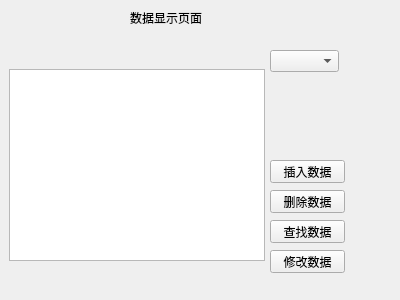
<?xml version="1.0" encoding="UTF-8"?>
<ui version="4.0">
 <class>DataShowWidget</class>
 <widget class="QWidget" name="DataShowWidget">
  <property name="geometry">
   <rect>
    <x>0</x>
    <y>0</y>
    <width>400</width>
    <height>300</height>
   </rect>
  </property>
  <property name="windowTitle">
   <string>Form</string>
  </property>
  <widget class="QComboBox" name="tableNameComboBox">
   <property name="enabled">
    <bool>true</bool>
   </property>
   <property name="geometry">
    <rect>
     <x>270</x>
     <y>50</y>
     <width>69</width>
     <height>22</height>
    </rect>
   </property>
  </widget>
  <widget class="QPushButton" name="insertPushButton">
   <property name="geometry">
    <rect>
     <x>270</x>
     <y>160</y>
     <width>75</width>
     <height>23</height>
    </rect>
   </property>
   <property name="text">
    <string>插入数据</string>
   </property>
  </widget>
  <widget class="QPushButton" name="deletatePushButton">
   <property name="geometry">
    <rect>
     <x>270</x>
     <y>190</y>
     <width>75</width>
     <height>23</height>
    </rect>
   </property>
   <property name="text">
    <string>删除数据</string>
   </property>
  </widget>
  <widget class="QPushButton" name="selectPushButton">
   <property name="geometry">
    <rect>
     <x>270</x>
     <y>220</y>
     <width>75</width>
     <height>23</height>
    </rect>
   </property>
   <property name="text">
    <string>查找数据</string>
   </property>
  </widget>
  <widget class="QPushButton" name="modifyPushButton">
   <property name="geometry">
    <rect>
     <x>270</x>
     <y>250</y>
     <width>75</width>
     <height>23</height>
    </rect>
   </property>
   <property name="text">
    <string>修改数据</string>
   </property>
  </widget>
  <widget class="QLabel" name="label">
   <property name="geometry">
    <rect>
     <x>130</x>
     <y>10</y>
     <width>101</width>
     <height>16</height>
    </rect>
   </property>
   <property name="text">
    <string>数据显示页面</string>
   </property>
  </widget>
  <widget class="QStackedWidget" name="stackedWidget">
   <property name="geometry">
    <rect>
     <x>0</x>
     <y>60</y>
     <width>274</width>
     <height>210</height>
    </rect>
   </property>
   <property name="currentIndex">
    <number>0</number>
   </property>
   <widget class="QWidget" name="page">
    <layout class="QGridLayout" name="gridLayout">
     <item row="0" column="0">
      <widget class="QTableView" name="stuTableView"/>
     </item>
    </layout>
   </widget>
   <widget class="QWidget" name="page_2">
    <layout class="QGridLayout" name="gridLayout_2">
     <item row="0" column="0">
      <widget class="QTableView" name="teacherTableView"/>
     </item>
    </layout>
   </widget>
  </widget>
 </widget>
 <resources/>
 <connections/>
</ui>
